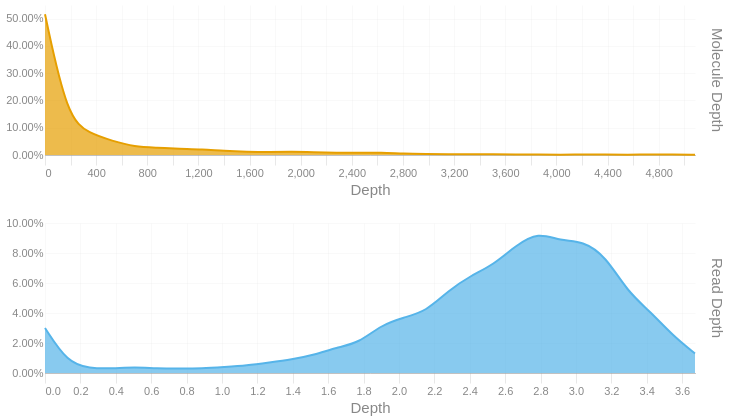

Notebook source saved alongside this figure:
### Code cell
readdep = depth_hist(tb['Read Depth'], q99, 3)
readdep = readdep.with_columns(pl.lit('Read Depth').alias('Metric'))
if not SKIPLR:
    moldep = depth_hist(tb['Molecule Depth'], mol_q99, 1)
    moldep = moldep.with_columns(pl.lit('Molecule Depth').alias('Metric'))
    _hist = pl.concat([readdep, moldep])
    _hist = _hist.filter(pl.col('Proportion') != 0)
    with SafeRender(_hist):
        (
            alt.Chart(_hist)        
            .mark_area(interpolate = "basis")
            .encode(
                x=alt.X('Bin:Q').scale(domainMin=0).axis(alt.Axis(title='Depth')),
                y = alt.Y('Proportion:Q', title = None).axis(format = '.2%'),
                color = alt.Color('Metric:N').legend(None),
                row = alt.Row("Metric:N").header(title = None, labelOrient = 'right'),
                tooltip = [
                    alt.Tooltip("Metric:N", title = "Metric"),
                    alt.Tooltip('Interval:N', title = "Depth Interval"),
                    alt.Tooltip('Proportion:Q', title = "% Alignments").format('.2%')
                ]
            )
            .resolve_scale(x='independent', y='independent')
            .properties(
                height = 150, width = 650,
                usermeta={'embedOptions': {'downloadFileName': f'{samplename}.depth.hist'}}
            )
        ).display()
else:
    readdep = readdep.filter(pl.col('Proportion') != 0)
    with SafeRender(readdep):
        (
            alt.Chart(readdep)        
            .mark_area(interpolate = "basis")
            .encode(
                x=alt.X('Bin:Q').scale(domainMin=0).axis(alt.Axis(title='Depth')),
                y = alt.Y('Proportion:Q', title = None).axis(format = '.2%'),
                tooltip = [
                    alt.Tooltip('Interval:N', title = "Depth Interval"),
                    alt.Tooltip('Proportion:Q', title = "% Alignments").format('.2%')
                ]
            )
            .properties(
                usermeta={'embedOptions': {'downloadFileName': f'{samplename}.depth.hist'}}
            )
        ).display()

### Figure 1 — Vega-Lite specification as saved in the notebook (floating-point values rounded to 4 significant figures)
{"width": 650, "height": 150, "config": {"title": {"anchor": "start", "dy": -15, "fontSize": 18, "color": "#888888", "subtitleColor": "#888888", "subtitleFontSize": 14}, "arc": {"fill": "#0072B2"}, "axis": {"domainColor": "#888888", "domainWidth": 0.5, "gridWidth": 0.2, "grid": false, "titleFontWeight": 400, "titleFontSize": 15, "labelFontSize": 11, "labelColor": "#888888", "tickColor": "#888888", "tickWidth": 0.2, "titleColor": "#888888"}, "axisBand": {"grid": false}, "axisX": {"grid": true, "tickSize": 10, "domainCap": "round"}, "axisY": {"domain": false, "grid": true, "tickSize": 0, "domainCap": "round"}, "background": "transparent", "header": {"labelFontSize": 15, "labelColor": "#888888", "titleFontSize": 15, "titleFontWeight": 600, "titleColor": "#888888"}, "legend": {"labelFont": "sans-serif", "labelFontSize": 12, "labelColor": "#888888", "symbolSize": 100, "symbolType": "circle", "titleFontSize": 12, "titlePadding": 10, "titleColor": "#888888", "title": null}, "range": {"category": ["#E69F00", "#56B4E9", "#009E73", "#F0E442", "#0072B2", "#D55E00", "#CC79A7", "#000000"], "diverging": ["#cfe8f3", "#a2d4ec", "#73bfe2", "#46abdb", "#1696d2", "#12719e"]}, "area": {"fill": "#0072B2", "fillOpacity": 0.7, "line": true, "strokeOpacity": 0.7}, "line": {"color": "#0072B2", "stroke": "#0072B2", "strokeWidth": 2}, "trail": {"color": "#0072B2", "stroke": "#0072B2", "strokeWidth": 0, "size": 1}, "point": {"filled": true, "fillOpacity": 1.0, "size": 95}, "text": {"color": "#888888", "fontSize": 11, "align": "right", "fontWeight": 400, "size": 11}, "bar": {"fill": "#0072B2", "stroke": null}, "view": {"stroke": null, "continuousWidth": 660, "continuousHeight": 400}}, "data": {"name": "data-f2dba19a85b53e95df7964d7b7fe0af2"}, "mark": {"type": "area", "interpolate": "basis"}, "encoding": {"color": {"field": "Metric", "legend": null, "type": "nominal"}, "row": {"field": "Metric", "header": {"title": null, "labelOrient": "right"}, "type": "nominal"}, "tooltip": [{"field": "Metric", "title": "Metric", "type": "nominal"}, {"field": "Interval", "title": "Depth Interval", "type": "nominal"}, {"field": "Proportion", "format": ".2%", "title": "% Alignments", "type": "quantitative"}], "x": {"axis": {"title": "Depth"}, "field": "Bin", "scale": {"domainMin": 0}, "type": "quantitative"}, "y": {"axis": {"format": ".2%"}, "field": "Proportion", "title": null, "type": "quantitative"}}, "resolve": {"scale": {"x": "independent", "y": "independent"}}, "usermeta": {"embedOptions": {"downloadFileName": "S3_Annapolis_033.depth.hist"}}, "$schema": "https://vega.github.io/schema/vega-lite/v6.1.0.json", "datasets": {"data-f2dba19a85b53e95df7964d7b7fe0af2": [{"Bin": 0.0, "Interval": "0.0-0.127", "Proportion": 0.03, "Metric": "Read Depth"}, {"Bin": 0.127, "Interval": "0.127-0.253", "Proportion": 0.007, "Metric": "Read Depth"}, {"Bin": 0.253, "Interval": "0.253-0.38", "Proportion": 0.003, "Metric": "Read Depth"}, {"Bin": 0.38, "Interval": "0.38-0.507", "Proportion": 0.003, "Metric": "Read Depth"}, {"Bin": 0.507, "Interval": "0.507-0.633", "Proportion": 0.004, "Metric": "Read Depth"}, {"Bin": 0.633, "Interval": "0.633-0.76", "Proportion": 0.003, "Metric": "Read Depth"}, {"Bin": 0.76, "Interval": "0.76-0.887", "Proportion": 0.003, "Metric": "Read Depth"}, {"Bin": 0.887, "Interval": "0.887-1.013", "Proportion": 0.003, "Metric": "Read Depth"}, {"Bin": 1.013, "Interval": "1.013-1.14", "Proportion": 0.004, "Metric": "Read Depth"}, {"Bin": 1.14, "Interval": "1.14-1.267", "Proportion": 0.005, "Metric": "Read Depth"}, {"Bin": 1.267, "Interval": "1.267-1.393", "Proportion": 0.007, "Metric": "Read Depth"}, {"Bin": 1.393, "Interval": "1.393-1.52", "Proportion": 0.009, "Metric": "Read Depth"}, {"Bin": 1.52, "Interval": "1.52-1.647", "Proportion": 0.012, "Metric": "Read Depth"}, {"Bin": 1.647, "Interval": "1.647-1.773", "Proportion": 0.017, "Metric": "Read Depth"}, {"Bin": 1.773, "Interval": "1.773-1.9", "Proportion": 0.02, "Metric": "Read Depth"}, {"Bin": 1.9, "Interval": "1.9-2.027", "Proportion": 0.032, "Metric": "Read Depth"}, {"Bin": 2.027, "Interval": "2.027-2.153", "Proportion": 0.037, "Metric": "Read Depth"}, {"Bin": 2.153, "Interval": "2.153-2.28", "Proportion": 0.041, "Metric": "Read Depth"}, {"Bin": 2.28, "Interval": "2.28-2.407", "Proportion": 0.055, "Metric": "Read Depth"}, {"Bin": 2.407, "Interval": "2.407-2.533", "Proportion": 0.065, "Metric": "Read Depth"}, {"Bin": 2.533, "Interval": "2.533-2.66", "Proportion": 0.072, "Metric": "Read Depth"}, {"Bin": 2.66, "Interval": "2.66-2.787", "Proportion": 0.085, "Metric": "Read Depth"}, {"Bin": 2.787, "Interval": "2.787-2.913", "Proportion": 0.094, "Metric": "Read Depth"}, {"Bin": 2.913, "Interval": "2.913-3.04", "Proportion": 0.088, "Metric": "Read Depth"}, {"Bin": 3.04, "Interval": "3.04-3.167", "Proportion": 0.088, "Metric": "Read Depth"}, {"Bin": 3.167, "Interval": "3.167-3.293", "Proportion": 0.078, "Metric": "Read Depth"}, {"Bin": 3.293, "Interval": "3.293-3.42", "Proportion": 0.054, "Metric": "Read Depth"}, {"Bin": 3.42, "Interval": "3.42-3.547", "Proportion": 0.041, "Metric": "Read Depth"}, {"Bin": 3.547, "Interval": "3.547-3.673", "Proportion": 0.025, "Metric": "Read Depth"}, {"Bin": 3.673, "Interval": "3.673-3.8", "Proportion": 0.013, "Metric": "Read Depth"}, {"Bin": 0.0, "Interval": "0.0-175.3", "Proportion": 0.516, "Metric": "Molecule Depth"}, {"Bin": 175.3, "Interval": "175.3-350.6", "Proportion": 0.134, "Metric": "Molecule Depth"}, {"Bin": 350.6, "Interval": "350.6-526.0", "Proportion": 0.079, "Metric": "Molecule Depth"}, {"Bin": 526.0, "Interval": "526.0-701.3", "Proportion": 0.052, "Metric": "Molecule Depth"}, {"Bin": 701.3, "Interval": "701.3-876.6", "Proportion": 0.03, "Metric": "Molecule Depth"}, {"Bin": 876.6, "Interval": "876.6-1051.9", "Proportion": 0.027, "Metric": "Molecule Depth"}, {"Bin": 1052.0, "Interval": "1051.9-1227.2", "Proportion": 0.023, "Metric": "Molecule Depth"}, {"Bin": 1227.0, "Interval": "1227.2-1402.6", "Proportion": 0.021, "Metric": "Molecule Depth"}, {"Bin": 1403.0, "Interval": "1402.6-1577.9", "Proportion": 0.015, "Metric": "Molecule Depth"}, {"Bin": 1578.0, "Interval": "1577.9-1753.2", "Proportion": 0.012, "Metric": "Molecule Depth"}, {"Bin": 1753.0, "Interval": "1753.2-1928.5", "Proportion": 0.011, "Metric": "Molecule Depth"}, {"Bin": 1928.0, "Interval": "1928.5-2103.9", "Proportion": 0.012, "Metric": "Molecule Depth"}, {"Bin": 2104.0, "Interval": "2103.9-2279.2", "Proportion": 0.01, "Metric": "Molecule Depth"}, {"Bin": 2279.0, "Interval": "2279.2-2454.5", "Proportion": 0.008, "Metric": "Molecule Depth"}, {"Bin": 2454.0, "Interval": "2454.5-2629.8", "Proportion": 0.008, "Metric": "Molecule Depth"}, {"Bin": 2630.0, "Interval": "2629.8-2805.1", "Proportion": 0.009, "Metric": "Molecule Depth"}, {"Bin": 2805.0, "Interval": "2805.1-2980.5", "Proportion": 0.005, "Metric": "Molecule Depth"}, {"Bin": 2980.0, "Interval": "2980.5-3155.8", "Proportion": 0.004, "Metric": "Molecule Depth"}, {"Bin": 3156.0, "Interval": "3155.8-3331.1", "Proportion": 0.003, "Metric": "Molecule Depth"}, {"Bin": 3331.0, "Interval": "3331.1-3506.4", "Proportion": 0.003, "Metric": "Molecule Depth"}, {"Bin": 3506.0, "Interval": "3506.4-3681.7", "Proportion": 0.003, "Metric": "Molecule Depth"}, {"Bin": 3682.0, "Interval": "3681.7-3857.1", "Proportion": 0.002, "Metric": "Molecule Depth"}, {"Bin": 3857.0, "Interval": "3857.1-4032.4", "Proportion": 0.002, "Metric": "Molecule Depth"}, {"Bin": 4032.0, "Interval": "4032.4-4207.7", "Proportion": 0.001, "Metric": "Molecule Depth"}, {"Bin": 4208.0, "Interval": "4207.7-4383.0", "Proportion": 0.002, "Metric": "Molecule Depth"}, {"Bin": 4383.0, "Interval": "4383.0-4558.3", "Proportion": 0.002, "Metric": "Molecule Depth"}, {"Bin": 4558.0, "Interval": "4558.3-4733.7", "Proportion": 0.001, "Metric": "Molecule Depth"}, {"Bin": 4734.0, "Interval": "4733.7-4909.0", "Proportion": 0.002, "Metric": "Molecule Depth"}, {"Bin": 4909.0, "Interval": "4909.0-5084.3", "Proportion": 0.002, "Metric": "Molecule Depth"}, {"Bin": 5084.0, "Interval": "5084.3-5259.63", "Proportion": 0.001, "Metric": "Molecule Depth"}]}}
